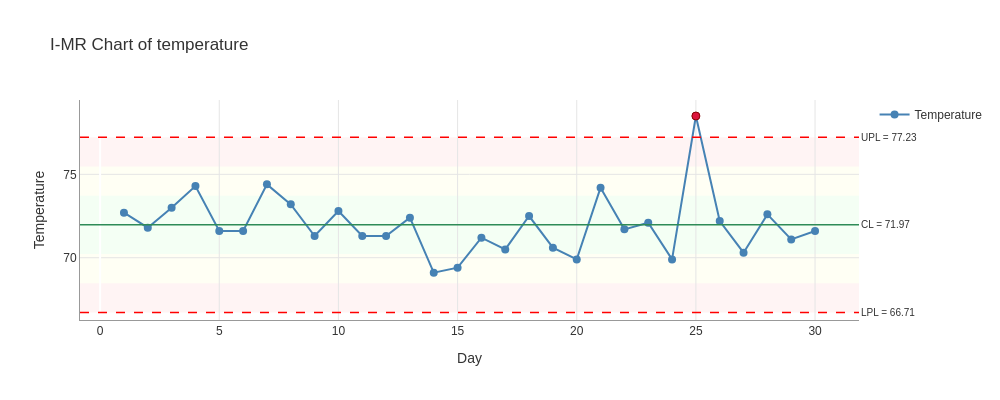

The notebook cell saved with this chart:
### Markdown cell above
## Plot with Rule Violations

Show all rule violations on the chart:

### Code cell
fig = result.plot(
    show_zones=True,
    show_rules=True,  # Show all WECO rule violations
    template='processbehavior'
)
fig.show()

### Figure 1 — Plotly figure (JSON) as saved in the notebook; plotly's stock layout.template omitted (floating-point values rounded to 4 significant figures)
{"data": [{"hovertemplate": "%{x}<br>%{y:.3f}<extra></extra>", "line": {"color": "steelblue", "width": 2.0}, "marker": {"color": "steelblue", "size": 8}, "mode": "lines+markers", "name": "Temperature", "type": "scatter", "x": [1, 2, 3, 4, 5, 6, 7, 8, 9, 10, 11, 12, 13, 14, 15, 16, 17, 18, 19, 20, 21, 22, 23, 24, 25, 26, 27, 28, 29, 30], "y": [72.7, 71.8, 73.0, 74.3, 71.6, 71.6, 74.4, 73.2, 71.3, 72.8, 71.3, 71.3, 72.4, 69.1, 69.4, 71.2, 70.5, 72.5, 70.6, 69.9, 74.2, 71.7, 72.1, 69.9, 78.5, 72.2, 70.3, 72.6, 71.1, 71.6]}, {"hovertemplate": "Out of Control<br>%{x}<br>%{y:.3f}<extra></extra>", "marker": {"color": "#DC143C", "line": {"color": "#8B0000", "width": 1.0}, "size": 8, "symbol": "circle"}, "mode": "markers", "name": "Out of Control", "showlegend": false, "type": "scatter", "x": [25], "y": [78.5]}], "layout": {"annotations": [{"font": {"size": 10}, "showarrow": false, "text": "UPL = 77.23", "x": 1, "xanchor": "left", "xref": "x domain", "y": 77.23, "yanchor": "middle", "yref": "y"}, {"font": {"size": 10}, "showarrow": false, "text": "LPL = 66.71", "x": 1, "xanchor": "left", "xref": "x domain", "y": 66.71, "yanchor": "middle", "yref": "y"}, {"font": {"size": 10}, "showarrow": false, "text": "CL = 71.97", "x": 1, "xanchor": "left", "xref": "x domain", "y": 71.97, "yanchor": "middle", "yref": "y"}], "font": {"color": "#333333", "family": "Arial, sans-serif", "size": 12}, "height": 400, "hovermode": "x unified", "paper_bgcolor": "white", "plot_bgcolor": "white", "shapes": [{"fillcolor": "#B3FFB3", "layer": "below", "line": {"width": 0}, "opacity": 0.15, "type": "rect", "x0": 0, "x1": 1, "xref": "x domain", "y0": 70.22, "y1": 73.72, "yref": "y"}, {"fillcolor": "#FFFFB3", "layer": "below", "line": {"width": 0}, "opacity": 0.15, "type": "rect", "x0": 0, "x1": 1, "xref": "x domain", "y0": 73.72, "y1": 75.47, "yref": "y"}, {"fillcolor": "#FFFFB3", "layer": "below", "line": {"width": 0}, "opacity": 0.15, "type": "rect", "x0": 0, "x1": 1, "xref": "x domain", "y0": 68.47, "y1": 70.22, "yref": "y"}, {"fillcolor": "#FFB3B3", "layer": "below", "line": {"width": 0}, "opacity": 0.15, "type": "rect", "x0": 0, "x1": 1, "xref": "x domain", "y0": 75.47, "y1": 77.23, "yref": "y"}, {"fillcolor": "#FFB3B3", "layer": "below", "line": {"width": 0}, "opacity": 0.15, "type": "rect", "x0": 0, "x1": 1, "xref": "x domain", "y0": 66.71, "y1": 68.47, "yref": "y"}, {"line": {"color": "red", "dash": "dash", "width": 1.5}, "type": "line", "x0": 0, "x1": 1, "xref": "x domain", "y0": 77.23, "y1": 77.23, "yref": "y"}, {"line": {"color": "red", "dash": "dash", "width": 1.5}, "type": "line", "x0": 0, "x1": 1, "xref": "x domain", "y0": 66.71, "y1": 66.71, "yref": "y"}, {"line": {"color": "#2E8B57", "width": 1.5}, "type": "line", "x0": 0, "x1": 1, "xref": "x domain", "y0": 71.97, "y1": 71.97, "yref": "y"}], "showlegend": true, "title": {"text": "I-MR Chart of temperature"}, "width": 1000, "xaxis": {"gridcolor": "#E5E5E5", "gridwidth": 1.0, "linecolor": "#999999", "linewidth": 1.0, "showgrid": true, "title": {"text": "Day"}}, "yaxis": {"gridcolor": "#E5E5E5", "gridwidth": 1.0, "linecolor": "#999999", "linewidth": 1.0, "showgrid": true, "title": {"text": "Temperature"}}}}
